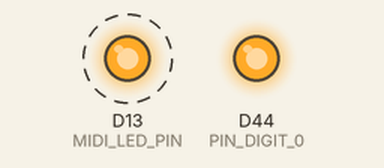
Recording of a sketch running on a simulated Arduino Due. On the bench: output pins drawn as LEDs (lit = HIGH). Dashed ring = blinking. What the sketch prints to the serial monitor is not drawn.

Above: at 0.2 s.
Timing chart, 0 to 4.6 s (numbered marks = the images above):
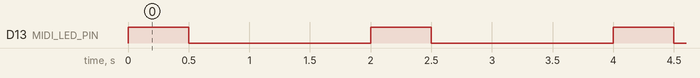

Measured:
- by itself, D13 (MIDI_LED_PIN): alternates HIGH for 0.50 s and LOW for 1.5 s

The sketch:

USB_MIDI_Test.ino
```cpp
// this example sends a note-on and note-off every two seconds
// taken from README of https://github.com/rkistner/arcore

#include "MIDI_Shim.h"

#define PIN_DIGIT_0 44

#define MIDI_LED_PIN 13

// mirror the same output to the SerialUSB so we can check if both are sending correctly.
#ifdef MIDI_ENABLED
#  define SERIAL_MIRRORING_TEST 1
#else
#  define SERIAL_MIRRORING_TEST 0
#endif

// for stress-testing serial interface,
// to make sure it doesn't drop any notes when sending a lot in quick succession
// set to anything <= 79, or set to 1 for basic test
#define MAX_NOTES_TO_SEND_AT_ONCE 1

// starting note pitch
#define START_NOTE 48

// First parameter is the event type (0x09 = note on, 0x08 = note off).
// Second parameter is note-on/note-off, combined with the channel.
// Channel can be anything between 0-15. Typically reported to the user as 1-16.
// Third parameter is the note number (48 = middle C).
// Fourth parameter is the velocity (64 = normal, 127 = fastest).

void noteOn(byte channel, byte pitch, byte velocity) {
  MIDIEvent noteOn = {0x09, 0x90 | channel, pitch, velocity};
  MIDIUSB_write(noteOn);

#if SERIAL_MIRRORING_TEST
  // also send over SerialUsb
  SerialUSB.write((const char*)&noteOn, 4);
#endif
}

void noteOff(byte channel, byte pitch, byte velocity) {
  MIDIEvent noteOff = {0x08, 0x80 | channel, pitch, velocity};
  MIDIUSB_write(noteOff);

#if SERIAL_MIRRORING_TEST
  // also send over SerialUsb
  SerialUSB.write((const char*)&noteOff, 4);
#endif
}

// First parameter is the event type (0x0B = control change).
// Second parameter is the event type, combined with the channel.
// Third parameter is the control number number (0-119).
// Fourth parameter is the control value (0-127).

void controlChange(byte channel, byte control, byte value) {
  MIDIEvent event = {0x0B, 0xB0 | channel, control, value};
  MIDIUSB_write(event);
}

int velocity = 70;

void loop() {
  digitalWrite(MIDI_LED_PIN, HIGH);

  for (int note = START_NOTE; note < MAX_NOTES_TO_SEND_AT_ONCE + START_NOTE; note++) {
    noteOn(0, note, velocity);   // Channel 0, middle C, normal velocity
  }
  //MIDIUSB_flush();
  delay(500);

  digitalWrite(MIDI_LED_PIN, LOW);
  for (int note = START_NOTE; note < MAX_NOTES_TO_SEND_AT_ONCE + START_NOTE; note++) {
    noteOff(0, note, velocity);  // Channel 0, middle C, normal velocity
  }
  //MIDIUSB_flush();
  delay(1500);

  velocity = (velocity + 1) % 127;
  // controlChange(0, 10, 65); // Set the value of controller 10 on channel 0 to 65
}

void setup() {

   pinMode(MIDI_LED_PIN, OUTPUT);

   // this just activates the MIDI_LED_PIN for the DrumPants.
   // it should have no effect on a normal Arduino Due.
   pinMode(PIN_DIGIT_0, OUTPUT);
   digitalWrite(PIN_DIGIT_0, HIGH);
}
```

MIDI_Shim.h
```cpp
// this is a shim to provide an interface similar to the
// USB-MIDI library: https://github.com/rkistner/arcore
// Ideally, the USB-MIDI implementation would define these
// in the Arduino source itself.
#include <arduino.h>

#ifdef MIDI_ENABLED
typedef midiEventPacket_t MIDIEvent;
#else
typedef struct
{
uint8_t type; // this is the header: Cable Number | Code Index Number (from MIDI USB spec)
// these are the data bytes:
uint8_t m1;
uint8_t m2;
uint8_t m3;
} MIDIEvent;

#endif

// this should be replaced with an actual USB MIDI class that inherits from Serial
// for now, to be compatibile with a standard Arduino, we just send over the SerialUSB of the Due.

void MIDIUSB_write(MIDIEvent e) {
#ifdef MIDI_ENABLED
  MidiUSB.write((const uint8_t*)&e, 4);
#else
   SerialUSB.write(e.type);
   SerialUSB.write(e.m1);
   SerialUSB.write(e.m2);
   SerialUSB.write(e.m3);
#endif
}

void MIDIUSB_flush() {
#ifdef MIDI_ENABLED
  MidiUSB.flush();
#else
  SerialUSB.flush();
#endif
}
```
